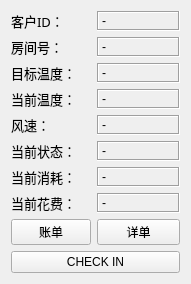
  <widget class="QWidget" name="verticalLayoutWidget_2">
   <property name="geometry">
    <rect>
     <x>640</x>
     <y>70</y>
     <width>191</width>
     <height>232</height>
    </rect>
   </property>
   <layout class="QVBoxLayout" name="room2">
    <item>
     <layout class="QFormLayout" name="Room2">
      <property name="fieldGrowthPolicy">
       <enum>QFormLayout::AllNonFixedFieldsGrow</enum>
      </property>
      <property name="rowWrapPolicy">
       <enum>QFormLayout::DontWrapRows</enum>
      </property>
      <item row="0" column="0">
       <widget class="QLabel" name="ID2">
        <property name="font">
         <font>
          <family>Adobe Arabic</family>
          <pointsize>10</pointsize>
         </font>
        </property>
        <property name="text">
         <string>客户ID：</string>
        </property>
       </widget>
      </item>
      <item row="0" column="1">
       <widget class="QLabel" name="IDt2">
        <property name="contextMenuPolicy">
         <enum>Qt::CustomContextMenu</enum>
        </property>
        <property name="frameShape">
         <enum>QFrame::Box</enum>
        </property>
        <property name="frameShadow">
         <enum>QFrame::Sunken</enum>
        </property>
        <property name="text">
         <string>-</string>
        </property>
       </widget>
      </item>
      <item row="1" column="0">
       <widget class="QLabel" name="roomnum2">
        <property name="font">
         <font>
          <family>Adobe Arabic</family>
          <pointsize>10</pointsize>
         </font>
        </property>
        <property name="text">
         <string>房间号：</string>
        </property>
       </widget>
      </item>
      <item row="1" column="1">
       <widget class="QLabel" name="roomnumt2">
        <property name="contextMenuPolicy">
         <enum>Qt::CustomContextMenu</enum>
        </property>
        <property name="frameShape">
         <enum>QFrame::Box</enum>
        </property>
        <property name="frameShadow">
         <enum>QFrame::Sunken</enum>
        </property>
        <property name="text">
         <string>-</string>
        </property>
       </widget>
      </item>
      <item row="2" column="0">
       <widget class="QLabel" name="goal2">
        <property name="font">
         <font>
          <family>Adobe Arabic</family>
          <pointsize>10</pointsize>
         </font>
        </property>
        <property name="text">
         <string>目标温度：</string>
        </property>
       </widget>
      </item>
      <item row="2" column="1">
       <widget class="QLabel" name="goalt2">
        <property name="contextMenuPolicy">
         <enum>Qt::CustomContextMenu</enum>
        </property>
        <property name="frameShape">
         <enum>QFrame::Box</enum>
        </property>
        <property name="frameShadow">
         <enum>QFrame::Sunken</enum>
        </property>
        <property name="text">
         <string>-</string>
        </property>
       </widget>
      </item>
      <item row="3" column="0">
       <widget class="QLabel" name="curtem2">
        <property name="font">
         <font>
          <family>Adobe Arabic</family>
          <pointsize>10</pointsize>
         </font>
        </property>
        <property name="text">
         <string>当前温度：</string>
        </property>
       </widget>
      </item>
      <item row="3" column="1">
       <widget class="QLabel" name="curtemt2">
        <property name="contextMenuPolicy">
         <enum>Qt::CustomContextMenu</enum>
        </property>
        <property name="frameShape">
         <enum>QFrame::Box</enum>
        </property>
        <property name="frameShadow">
         <enum>QFrame::Sunken</enum>
        </property>
        <property name="text">
         <string>-</string>
        </property>
       </widget>
      </item>
      <item row="4" column="0">
       <widget class="QLabel" name="speed2">
        <property name="font">
         <font>
          <family>Adobe Arabic</family>
          <pointsize>10</pointsize>
         </font>
        </property>
        <property name="text">
         <string>风速：</string>
        </property>
       </widget>
      </item>
      <item row="4" column="1">
       <widget class="QLabel" name="speedt2">
        <property name="contextMenuPolicy">
         <enum>Qt::CustomContextMenu</enum>
        </property>
        <property name="frameShape">
         <enum>QFrame::Box</enum>
        </property>
        <property name="frameShadow">
         <enum>QFrame::Sunken</enum>
        </property>
        <property name="text">
         <string>-</string>
        </property>
       </widget>
      </item>
      <item row="5" column="0">
       <widget class="QLabel" name="curstate2">
        <property name="font">
         <font>
          <family>Adobe Arabic</family>
          <pointsize>10</pointsize>
         </font>
        </property>
        <property name="text">
         <string>当前状态：</string>
        </property>
       </widget>
      </item>
      <item row="5" column="1">
       <widget class="QLabel" name="curstatet2">
        <property name="contextMenuPolicy">
         <enum>Qt::CustomContextMenu</enum>
        </property>
        <property name="frameShape">
         <enum>QFrame::Box</enum>
        </property>
        <property name="frameShadow">
         <enum>QFrame::Sunken</enum>
        </property>
        <property name="text">
         <string>-</string>
        </property>
       </widget>
      </item>
      <item row="6" column="0">
       <widget class="QLabel" name="consum2">
        <property name="font">
         <font>
          <family>Adobe Arabic</family>
          <pointsize>10</pointsize>
         </font>
        </property>
        <property name="text">
         <string>当前消耗：</string>
        </property>
       </widget>
      </item>
      <item row="6" column="1">
       <widget class="QLabel" name="consumt2">
        <property name="contextMenuPolicy">
         <enum>Qt::CustomContextMenu</enum>
        </property>
        <property name="frameShape">
         <enum>QFrame::Box</enum>
        </property>
        <property name="frameShadow">
         <enum>QFrame::Sunken</enum>
        </property>
        <property name="text">
         <string>-</string>
        </property>
       </widget>
      </item>
      <item row="7" column="0">
       <widget class="QLabel" name="pay2">
        <property name="font">
         <font>
          <family>Adobe Arabic</family>
          <pointsize>10</pointsize>
         </font>
        </property>
        <property name="text">
         <string>当前花费：</string>
        </property>
       </widget>
      </item>
      <item row="7" column="1">
       <widget class="QLabel" name="payt2">
        <property name="contextMenuPolicy">
         <enum>Qt::CustomContextMenu</enum>
        </property>
        <property name="frameShape">
         <enum>QFrame::Box</enum>
        </property>
        <property name="frameShadow">
         <enum>QFrame::Sunken</enum>
        </property>
        <property name="text">
         <string>-</string>
        </property>
       </widget>
      </item>
      <item row="8" column="0">
       <widget class="QPushButton" name="paylist2">
        <property name="text">
         <string>账单</string>
        </property>
       </widget>
      </item>
      <item row="8" column="1">
       <widget class="QPushButton" name="detail2">
        <property name="text">
         <string>详单</string>
        </property>
       </widget>
      </item>
     </layout>
    </item>
    <item>
     <widget class="QPushButton" name="check2">
      <property name="text">
       <string>CHECK IN</string>
      </property>
     </widget>
    </item>
   </layout>
  </widget>
